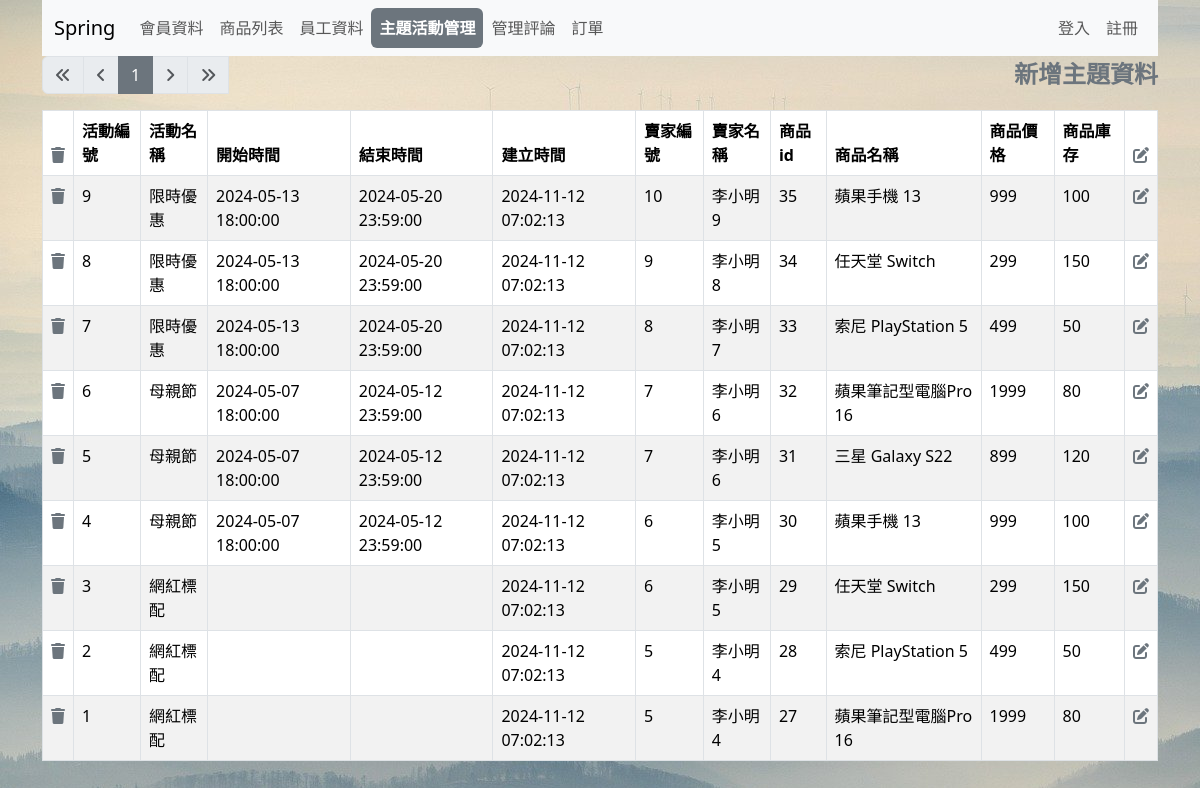
Screenshot of /list4.php with the database file from the repository.
### tables this page shows
create table activity(
aty_id int not null primary key auto_increment,
aty_name varchar(20),
start_time timestamp,
end_time timestamp,
create_time timestamp not null default now(),
jin_id int,
foreign key(jin_id) references address_book(sid) on delete cascade,
jin_name varchar(255),
pdo_id int,
foreign key(pdo_id) references products(sid) on delete cascade,
pdo_name varchar(100),
pdo_price int,
pdo_count int not null default '0'
);

### list4.php (the view, shortened to what this page needs)
<?php
require __DIR__ . '/config/pdo-connect.php';
$pageName = 'ab_list4';
$t_sql = "SELECT COUNT(1) FROM activity";
$perPage = 25;
$page = isset($_GET['page']) ? intval($_GET['page']) : 1;
$totalRows = $pdo->query($t_sql)->fetch(PDO::FETCH_NUM)[0];
$totalPages = 0;
$rows = [];
if ($totalRows > 0) {
  $totalPages = ceil($totalRows / $perPage);
  $sql = sprintf(
    "SELECT * FROM activity ORDER BY aty_id DESC LIMIT %s, %s",
    ($page - 1) * $perPage,
    $perPage
  );
  $rows = $pdo->query($sql)->fetchAll();
}
?>
<?php include __DIR__ . '/parts/html-head.php' ?>
<?php include __DIR__ . '/parts/navbar.php' ?>
<div class="container">
  <div class="row">
    <div class="col">
      <nav aria-label="Page navigation example">
        <ul class="pagination">
          <li class="page-item <?= $page == 1 ? 'disabled' : '' ?>">
            <a class="page-link" href="?page=1">
              <i class="fa-solid fa-angles-left"></i>
            </a>
          </li>
          <li class="page-item <?= $page == 1 ? 'disabled' : '' ?>">
            <a class="page-link" href="?page=<?= $page - 1 ?>">
              <i class="fa-solid fa-angle-left"></i>
            </a>
          </li>
          <?php for ($i = $page - 5; $i <= $page + 5; $i++) :
            if ($i >= 1 and $i <= $totalPages) :
          ?>
              <li class="page-item <?= $page == $i ? 'active' : '' ?>">
                <a class="page-link" href="?page=<?= $i ?>"><?= $i ?></a>
              </li>
          <?php endif;
          endfor; ?>
          <li class="page-item <?= $page == $totalPages ? 'disabled' : '' ?>">
            <a class="page-link" href="?page=<?= $page + 1 ?>">
              <i class="fa-solid fa-angle-right"></i>
            </a>
          </li>
          <li class="page-item <?= $page == $totalPages ? 'disabled' : '' ?>">
            <a class="page-link" href="?page=<?= $totalPages ?>">
              <i class="fa-solid fa-angles-right"></i>
            </a>
          </li>
          <a class="aclass<?= $pageName === 'ab_add' ? 'active' : '' ?>" href="add-activities.php">新增主題資料</a>
        </ul>
      </nav>
    </div>
  </div>
  <div class="row">
    <div class="col">
      <table class="table table-bordered table-striped">
        <thead>
          <tr>
            <th><i class="fa-solid fa-trash"></i></th>
            <th>活動編號</th>
            <th>活動名稱</th>
            <th>開始時間</th>
            <th>結束時間</th>
            <th>建立時間</th>
            <th>賣家編號</th>
            <th>賣家名稱</th>
            <th>商品id</th>
            <th>商品名稱</th>
            <th>商品價格</th>
            <th>商品庫存</th>
            <th><i class="fa-solid fa-pen-to-square"></i></th>
          </tr>
        </thead>
        <tbody>
          <?php foreach ($rows as $r) : ?>
            <tr>
              <td>
                <a href="javascript: deleteOne(<?= $r['aty_id'] ?>)">
                  <i class="fa-solid fa-trash"></i>
                </a>
              </td>
              <td><?= $r['aty_id'] ?></td>
              <td><?= $r['aty_name'] ?></td>
              <td><?= $r['start_time'] ?></td>
              <td><?= $r['end_time'] ?></td>
              <td><?= $r['create_time'] ?></td>
              <td><?= $r['jin_id'] ?></td>
              <td><?= $r['jin_name'] ?></td>
              <td><?= $r['pdo_id'] ?></td>
              <td><?= $r['pdo_name'] ?></td>
              <td><?= $r['pdo_price'] ?></td>
              <td><?= $r['pdo_count'] ?></td>
              <td>
                <a href="edit-activities.php?aty_id=<?= $r['aty_id'] ?>">
                  <i class="fa-solid fa-pen-to-square"></i>
                </a>
              </td>
            </tr>
          <?php endforeach ?>
        </tbody>
      </table>
    </div>
  </div>
</div>
<?php include __DIR__ . '/parts/html-foot.php' ?>

### list4.php (style rules this page uses)
.aclass { font-size:24px; font-weight: bold; margin-left:auto; color: #6c757d; text-decoration: none; }
.page-link { color: #6c757d; }
.active>.page-link, .page-link.active { background-color: #6c757d; border-color: #6c757d; color: white; }
.fa-trash, .fa-pen-to-square { color: #6c757d; }

### rows the page displays
activity: aty_id "9", aty_name "限時優惠", start_time "2024-05-13 18:00:00", end_time "2024-05-20 23:59:00", create_time "2024-11-12 07:02:13", jin "10", jin_name "李小明9", pdo "35", pdo_name "蘋果手機 13", pdo_price "999", pdo_count "100"
activity: aty_id "8", aty_name "限時優惠", start_time "2024-05-13 18:00:00", end_time "2024-05-20 23:59:00", create_time "2024-11-12 07:02:13", jin "9", jin_name "李小明8", pdo "34", pdo_name "任天堂 Switch", pdo_price "299", pdo_count "150"
activity: aty_id "7", aty_name "限時優惠", start_time "2024-05-13 18:00:00", end_time "2024-05-20 23:59:00", create_time "2024-11-12 07:02:13", jin "8", jin_name "李小明7", pdo "33", pdo_name "索尼 PlayStation 5", pdo_price "499", pdo_count "50"
activity: aty_id "6", aty_name "母親節", start_time "2024-05-07 18:00:00", end_time "2024-05-12 23:59:00", create_time "2024-11-12 07:02:13", jin "7", jin_name "李小明6", pdo "32", pdo_name "蘋果筆記型電腦Pro 16", pdo_price "1999", pdo_count "80"
activity: aty_id "5", aty_name "母親節", start_time "2024-05-07 18:00:00", end_time "2024-05-12 23:59:00", create_time "2024-11-12 07:02:13", jin "7", jin_name "李小明6", pdo "31", pdo_name "三星 Galaxy S22", pdo_price "899", pdo_count "120"
activity: aty_id "4", aty_name "母親節", start_time "2024-05-07 18:00:00", end_time "2024-05-12 23:59:00", create_time "2024-11-12 07:02:13", jin "6", jin_name "李小明5", pdo "30", pdo_name "蘋果手機 13", pdo_price "999", pdo_count "100"
activity: aty_id "3", aty_name "網紅標配", create_time "2024-11-12 07:02:13", jin "6", jin_name "李小明5", pdo "29", pdo_name "任天堂 Switch", pdo_price "299", pdo_count "150"
activity: aty_id "2", aty_name "網紅標配", create_time "2024-11-12 07:02:13", jin "5", jin_name "李小明4", pdo "28", pdo_name "索尼 PlayStation 5", pdo_price "499", pdo_count "50"
activity: aty_id "1", aty_name "網紅標配", create_time "2024-11-12 07:02:13", jin "5", jin_name "李小明4", pdo "27", pdo_name "蘋果筆記型電腦Pro 16", pdo_price "1999", pdo_count "80"
